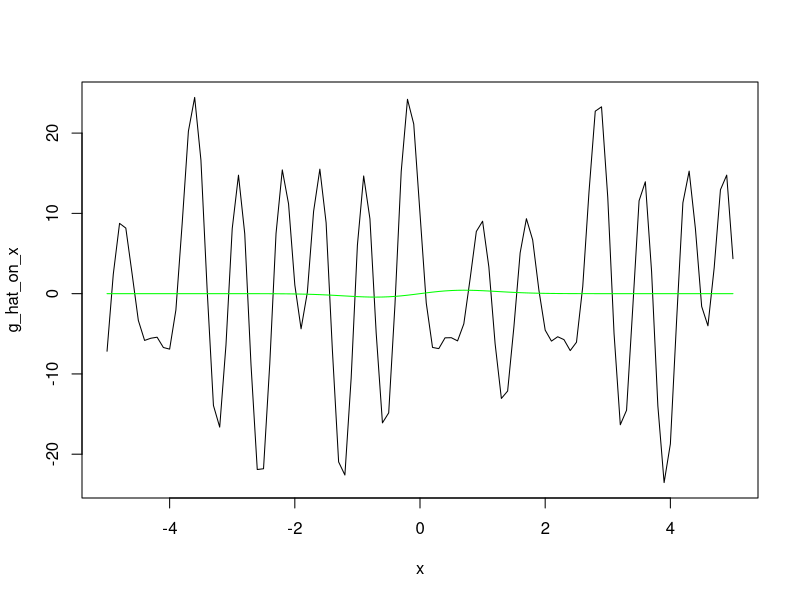

Write R code to recreate this figure. (Note: this script raises an error after producing the figure.)
#### Functions ####

# data generating function
g <- function(z){
  return (z*exp(-z**2))
}

# Fourier transform for the normal density
fourier_transform <- function(x){
  return(sqrt(2)*exp(0.5*x**2))
}

# Omega 
calcul_omega <- function(W,n){
  Omega = matrix(0, n, n)
  for (i in 1:n){
    for (j in 1:n){
      Omega[i,j] = fourier_transform(W[i]-W[j])/n**2
    }}
  return(Omega)}


# M
calcul_M <- function(g_test, gamma_hat, J, n, Z, Y, W, Omega, p_j, a, b){
  M = 0
  for (i in 1:n){
    for (j in 1:n){
      M = M + (Y[i] - g_test(Z[i], J, p_j, gamma_hat, Z, a,b))*(Y[j] - g_test(Z[j], J, p_j, gamma_hat, Z, a, b))*Omega[i,j]}
  }
  return(M)
}

create_P <- function(J, n, Z, p_j, a, b){
  a = min(Z)
  b = max(Z)
  P = matrix(0, J, n)
  for (j in 1:J){
    for (i in 1:n){
      P[j,i] = basis_a_b(j, J, Z[i], a, b, p_j)
    }
  }
  return(P)}

# create P for the splines
library(splines)
create_P_splines <- function(Z, J){
  return(bs(Z, degree = J, intercept = FALSE))
}

# Compute g_hat
g_hat <- function(z, J, p_j, gamma_hat, Z, a, b){
  p_j_vector = rep(0, J)
  for (j in 1:J){
    p_j_vector[j] = basis_a_b(j, J, z, a, b, p_j)
  }
  return(sum(gamma_hat*p_j_vector))
}



#### Bases ####
p_j_trigo_0_1 <-function(j, J, z){
  a = 2*pi*j*z
  #print(a)
  if (j==1){
    return(1)
  }
  if (j%%2 == 0){
    cos_val = cos(a)
    return(sqrt(2)*cos_val)
  }
  else{
    sin_val = sin(a)
    return(sqrt(2)*sin_val)
  }
}

p_j_hist_0_1 <-function(j, J, z){
  l = length(z)
  if (l>1){
    res = rep(0, l)
    for (i in 1:l){
      if (z[i] >= (j - 1) / J && z[i] < j / J) {
        res[i] = sqrt(J)
      } else {
        res[i] = 0
      }
    }
  return(res)}
  else{
    if (z >= (j - 1) / J && z < j / J) {
      return(sqrt(J))
    } else{
      return(0)
    }
  }
}


# generalize for interval [a,b]
basis_a_b <-function(j, J, z, a, b, p_j_0_1){
  return(p_j_0_1(j,J,((z-a)/(b-a)))/sqrt(b-a))
}


#### Gamma program ####
estimation_gamma <- function(n, J, W, Z, Y, p_j, bool_splines){
  a = min(Z)
  b = max(Z)
  #compute Omega
  Omega <- calcul_omega(W,n)
  
  #compute P
  if (bool_splines == 1){
    P <- t(create_P_splines(Z, J))
  }
  else{
    P <- create_P(J,n,Z,p_j,a,b)
  }
  
  #compute gamma
  gamma_step = P%*%Omega%*%Y
  gamma_step_invert = P%*%Omega%*%t(P)
  gamma_hat = solve(gamma_step_invert)%*%gamma_step
}


#### Plot the function program ####
plot_function_true_est <- function(x, gamma_hat, p_j_hat, true_g, Z, bool_splines){
  a = min(Z)
  b = max(Z)
  g_hat_on_x = rep(0, length(x))
  if (bool_splines == 0){ 
    for (i in 1:length(x)){
      g_hat_on_x[i] <- g_hat(x[i], J, p_j_hat, gamma_hat, Z, a, b)
    }}
  else{
    basis <- t(as.matrix(bs(x, degree = J, intercept = FALSE)))
    g_hat_on_x <- t(gamma_hat)%*%basis
  }
  g_on_x = g(x)
  plot(x, g_hat_on_x, type = 'l', col = 'black')
  lines(x, g_on_x, type = 'l', col = 'green')
}


#### Generate data ####
n = 2000
W = rnorm(n, 0, 1)
V = rnorm(n, 0, 1)
rhoev = 0.5
rhowz = 0.9
beta = sqrt((rhoev**2)/(1 - rhoev**2))
Z = (beta*W + V)/sqrt(1+beta**2)

eta = rnorm(n, 0, 1)
a = sqrt((rhowz**2)/(1 - rhowz**2))
eps = (a*V + eta)/sqrt(1+beta**2)

Y = g(Z) + eps



#### Estimation #### 
# trigonometric basis
J = 10
gamma_hat <- estimation_gamma(n,J,W,Z,Y,p_j_trigo_0_1, 0)

x = seq(-5, 5, by = 0.1)
plot_function_true_est(x, gamma_hat, p_j_trigo_0_1, g, Z, 0)


#histogram basis
J = 15
gamma_hat <- estimation_gamma(n,J,W,Z,Y,p_j_hist_0_1,0)

x = seq(-5, 5, by = 0.1)
plot_function_true_est(x, gamma_hat, p_j_hist_0_1, g, Z,0)


# spline basis 
J = 7
gamma_hat <- estimation_gamma(n,J,W,Z,Y, empty, 1)

x = seq(-5, 5, by = 0.1)
plot_function_true_est(x, gamma_hat, empty , g, Z, 1)



#### Optimization of J ####
library(caret)
library(splines)

optimization <- function(Z, W, Y, n, vect_J_to_test, p_train, p_j, bool_splines){
  gamma_hat_list <- vector("list", length(vect_J_to_test))
  a = min(Z)
  b = max(Z)
  MSE_values <- numeric(length(vect_J_to_test))
  
  # split the data in training and test set
  sampled_data <- sample_train_test(Z, Y, W, p_train)
  Z_train <- sampled_data$Z_train
  Y_train <- sampled_data$Y_train
  W_train <- sampled_data$W_train
  Z_validation <- sampled_data$Z_validation
  Y_validation <- sampled_data$Y_validation
  W_validation <- sampled_data$W_validation
  n_train <- length(Z_train)
  
  # compute gamma_hat_train and g_hat_train for the training set
  for (j in 1:length(vect_J_to_test)){
    #compute gamma_hat_train
    gamma_hat <- estimation_gamma(n_train,j,W_train,Z_train,Y_train,p_j,bool_splines)
    gamma_hat_list[[j]] <- gamma_hat
    
  # compute the prediction of g_hat_train on the test set 
    n_val <- length(Z_validation)
    g_hat_on_Z_val = rep(0, n_val)
    if (bool_splines == 0){ 
      for (i in 1:n_val){
        g_hat_on_Z_val[i] <- g_hat(Z_validation[i], j, p_j, gamma_hat, Z_train, a, b)
      }}
    else{
      basis <- t(as.matrix(bs(Z_validation, degree = j, intercept = FALSE)))
      g_hat_on_Z_val <- t(gamma_hat)%*%basis
    }
    
    # compute M and store it 
    #Omega_val <- calcul_omega(W_validation,n_val)
    #M_values[j] <- calcul_M(g_hat_on_Z_val, gamma_hat, j, n_val, Z_validation, Y_validation, W_validation, Omega_val, p_j, a, b)
    
    MSE_values[j] = sum((g_hat_on_Z_val - Y_validation)**2)
    }
  
  # return J corresponding to the smallest MSE
  J_opt = vect_J_to_test[which.min(MSE_values)]
  print(c(MSE_values, J_opt))
  gamma_hat <- estimation_gamma(n,J_opt,W,Z,Y,p_j,bool_splines)
  
  estimation_points <- rep(0, n)
  if (bool_splines == 0){ 
    for (i in 1:length(x)){
      estimation_points[i] <- g_hat(Z[i], J_opt, p_j, gamma_hat, Z, a, b)
    }}
  else{
    basis <- t(as.matrix(bs(Z, degree = J_opt, intercept = FALSE)))
    estimation_points <- t(gamma_hat)%*%basis
  }
  
  plot(Z, estimation_points, col = 'black')
  points(Z, Y, col = 'green')
}


sample_train_test <- function(Z, Y, W, p_train){
  # Create a single data frame with all variables
  df <- data.frame(Z = Z, Y = Y, W = W)
  
  # Create bins based on the X variable (you can modify the binning logic if needed)
  bins <- cut(df$Z, breaks = 3, labels = FALSE)
  
  # Sample indices for the training set using bins for stratification
  index_train <- createDataPartition(bins, p = p_train, list = FALSE)
  
  # Indices for the validation set (complementary to train indices)
  index_val <- setdiff(seq_len(nrow(df)), index_train)
  
  # Create train and validation sets based on indices
  train_set <- df[index_train, ]
  val_set   <- df[index_val, ]
  
  # Return the training and validation sets
  return(list(
    Z_train = train_set$Z, Y_train = train_set$Y, W_train = train_set$W,
    Z_validation = val_set$Z, Y_validation = val_set$Y, W_validation = val_set$W
  ))
}


# Test 
vect_J_to_test = seq(2, 15, by = 1)
optimization(Z, W, Y, n, vect_J_to_test, 0.8, p_j_trigo_0_1, 0)
